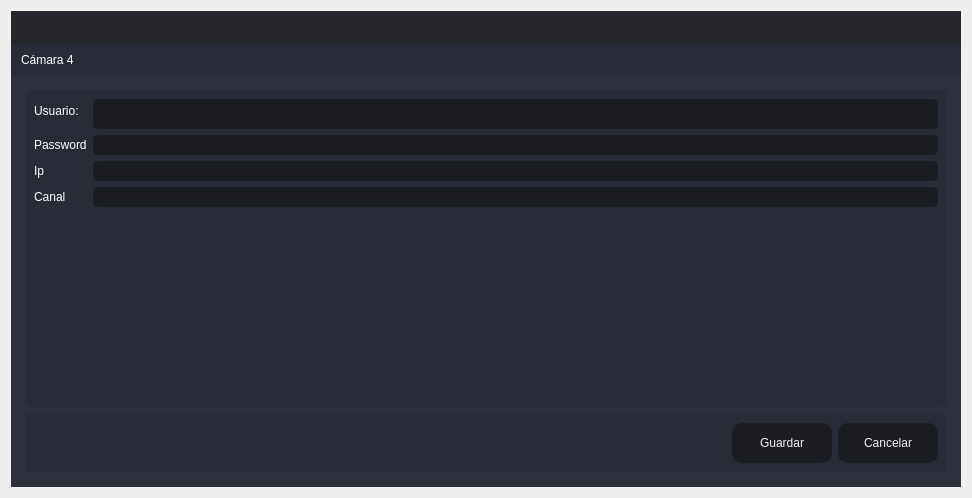
<?xml version="1.0" encoding="UTF-8"?>
<ui version="4.0">
 <class>Create_Aduana</class>
 <widget class="QDialog" name="Create_Aduana">
  <property name="windowModality">
   <enum>Qt::ApplicationModal</enum>
  </property>
  <property name="geometry">
   <rect>
    <x>0</x>
    <y>0</y>
    <width>972</width>
    <height>498</height>
   </rect>
  </property>
  <property name="windowTitle">
   <string>Actualizar</string>
  </property>
  <layout class="QVBoxLayout" name="verticalLayout_6">
   <item>
    <widget class="QFrame" name="frame_main">
     <property name="styleSheet">
      <string notr="true">/* LINE EDIT */
QLineEdit {
	background-color: rgb(27, 29, 35);
	border-radius: 5px;
	border: 2px solid rgb(27, 29, 35);
	padding-left: 10px;
}
QLineEdit:hover {
	border: 2px solid rgb(64, 71, 88);
}
QLineEdit:focus {
	border: 2px solid rgb(91, 101, 124);
}

/* SCROLL BARS */
QScrollBar:horizontal {
    border: none;
    background: rgb(52, 59, 72);
    height: 14px;
    margin: 0px 21px 0 21px;
	border-radius: 0px;
}
QScrollBar::handle:horizontal {
    background: rgb(85, 170, 255);
    min-width: 25px;
	border-radius: 7px
}
QScrollBar::add-line:horizontal {
    border: none;
    background: rgb(55, 63, 77);
    width: 20px;
	border-top-right-radius: 7px;
    border-bottom-right-radius: 7px;
    subcontrol-position: right;
    subcontrol-origin: margin;
}
QScrollBar::sub-line:horizontal {
    border: none;
    background: rgb(55, 63, 77);
    width: 20px;
	border-top-left-radius: 7px;
    border-bottom-left-radius: 7px;
    subcontrol-position: left;
    subcontrol-origin: margin;
}
QScrollBar::up-arrow:horizontal, QScrollBar::down-arrow:horizontal
{
     background: none;
}
QScrollBar::add-page:horizontal, QScrollBar::sub-page:horizontal
{
     background: none;
}
 QScrollBar:vertical {
	border: none;
    background: rgb(52, 59, 72);
    width: 14px;
    margin: 21px 0 21px 0;
	border-radius: 0px;
 }
 QScrollBar::handle:vertical {	
	background: rgb(85, 170, 255);
    min-height: 25px;
	border-radius: 7px
 }
 QScrollBar::add-line:vertical {
     border: none;
    background: rgb(55, 63, 77);
     height: 20px;
	border-bottom-left-radius: 7px;
    border-bottom-right-radius: 7px;
     subcontrol-position: bottom;
     subcontrol-origin: margin;
 }
 QScrollBar::sub-line:vertical {
	border: none;
    background: rgb(55, 63, 77);
     height: 20px;
	border-top-left-radius: 7px;
    border-top-right-radius: 7px;
     subcontrol-position: top;
     subcontrol-origin: margin;
 }
 QScrollBar::up-arrow:vertical, QScrollBar::down-arrow:vertical {
     background: none;
 }

 QScrollBar::add-page:vertical, QScrollBar::sub-page:vertical {
     background: none;
 }

/* CHECKBOX */
QCheckBox::indicator {
    border: 3px solid rgb(52, 59, 72);
	width: 15px;
	height: 15px;
	border-radius: 10px;
    background: rgb(44, 49, 60);
}
QCheckBox::indicator:hover {
    border: 3px solid rgb(58, 66, 81);
}
QCheckBox::indicator:checked {
    background: 3px solid rgb(52, 59, 72);
	border: 3px solid rgb(52, 59, 72);	
	background-image: url(:/16x16/icons/16x16/cil-check-alt.png);
}

/* RADIO BUTTON */
QRadioButton::indicator {
    border: 3px solid rgb(52, 59, 72);
	width: 15px;
	height: 15px;
	border-radius: 10px;
    background: rgb(44, 49, 60);
}
QRadioButton::indicator:hover {
    border: 3px solid rgb(58, 66, 81);
}
QRadioButton::indicator:checked {
    background: 3px solid rgb(94, 106, 130);
	border: 3px solid rgb(52, 59, 72);	
}

/* COMBOBOX */
QComboBox{
	background-color: rgb(27, 29, 35);
	border-radius: 5px;
	border: 2px solid rgb(27, 29, 35);
	padding: 5px;
	padding-left: 10px;
}
QComboBox:hover{
	border: 2px solid rgb(64, 71, 88);
}
QComboBox::drop-down {
	subcontrol-origin: padding;
	subcontrol-position: top right;
	width: 25px; 
	border-left-width: 3px;
	border-left-color: rgba(39, 44, 54, 150);
	border-left-style: solid;
	border-top-right-radius: 3px;
	border-bottom-right-radius: 3px;	
	background-image: url(:/16x16/icons/16x16/cil-arrow-bottom.png);
	background-position: center;
	background-repeat: no-reperat;
 }
QComboBox QAbstractItemView {
	color: rgb(85, 170, 255);	
	background-color: rgb(27, 29, 35);
	padding: 10px;
	selection-background-color: rgb(39, 44, 54);
}

/* SLIDERS */
QSlider::groove:horizontal {
    border-radius: 9px;
    height: 18px;
	margin: 0px;
	background-color: rgb(52, 59, 72);
}
QSlider::groove:horizontal:hover {
	background-color: rgb(55, 62, 76);
}
QSlider::handle:horizontal {
    background-color: rgb(85, 170, 255);
    border: none;
    height: 18px;
    width: 18px;
    margin: 0px;
	border-radius: 9px;
}
QSlider::handle:horizontal:hover {
    background-color: rgb(105, 180, 255);
}
QSlider::handle:horizontal:pressed {
    background-color: rgb(65, 130, 195);
}

QSlider::groove:vertical {
    border-radius: 9px;
    width: 18px;
    margin: 0px;
	background-color: rgb(52, 59, 72);
}
QSlider::groove:vertical:hover {
	background-color: rgb(55, 62, 76);
}
QSlider::handle:vertical {
    background-color: rgb(85, 170, 255);
	border: none;
    height: 18px;
    width: 18px;
    margin: 0px;
	border-radius: 9px;
}
QSlider::handle:vertical:hover {
    background-color: rgb(105, 180, 255);
}
QSlider::handle:vertical:pressed {
    background-color: rgb(65, 130, 195);
}

</string>
     </property>
     <property name="frameShape">
      <enum>QFrame::NoFrame</enum>
     </property>
     <property name="frameShadow">
      <enum>QFrame::Raised</enum>
     </property>
     <layout class="QVBoxLayout" name="verticalLayout">
      <property name="spacing">
       <number>0</number>
      </property>
      <property name="leftMargin">
       <number>0</number>
      </property>
      <property name="topMargin">
       <number>0</number>
      </property>
      <property name="rightMargin">
       <number>0</number>
      </property>
      <property name="bottomMargin">
       <number>0</number>
      </property>
      <item>
       <widget class="QFrame" name="frame_top">
        <property name="minimumSize">
         <size>
          <width>0</width>
          <height>65</height>
         </size>
        </property>
        <property name="maximumSize">
         <size>
          <width>16777215</width>
          <height>65</height>
         </size>
        </property>
        <property name="styleSheet">
         <string notr="true">background-color: transparent;</string>
        </property>
        <property name="frameShape">
         <enum>QFrame::NoFrame</enum>
        </property>
        <property name="frameShadow">
         <enum>QFrame::Raised</enum>
        </property>
        <layout class="QHBoxLayout" name="horizontalLayout_3">
         <property name="spacing">
          <number>0</number>
         </property>
         <property name="leftMargin">
          <number>0</number>
         </property>
         <property name="topMargin">
          <number>0</number>
         </property>
         <property name="rightMargin">
          <number>0</number>
         </property>
         <property name="bottomMargin">
          <number>0</number>
         </property>
         <item>
          <widget class="QFrame" name="frame_toggle">
           <property name="maximumSize">
            <size>
             <width>70</width>
             <height>16777215</height>
            </size>
           </property>
           <property name="styleSheet">
            <string notr="true">background-color: rgb(27, 29, 35);</string>
           </property>
           <property name="frameShape">
            <enum>QFrame::NoFrame</enum>
           </property>
           <property name="frameShadow">
            <enum>QFrame::Raised</enum>
           </property>
           <layout class="QVBoxLayout" name="verticalLayout_3">
            <property name="spacing">
             <number>0</number>
            </property>
            <property name="leftMargin">
             <number>0</number>
            </property>
            <property name="topMargin">
             <number>0</number>
            </property>
            <property name="rightMargin">
             <number>0</number>
            </property>
            <property name="bottomMargin">
             <number>0</number>
            </property>
           </layout>
          </widget>
         </item>
         <item>
          <widget class="QFrame" name="frame_top_right">
           <property name="styleSheet">
            <string notr="true">background: transparent;</string>
           </property>
           <property name="frameShape">
            <enum>QFrame::NoFrame</enum>
           </property>
           <property name="frameShadow">
            <enum>QFrame::Raised</enum>
           </property>
           <layout class="QVBoxLayout" name="verticalLayout_2">
            <property name="spacing">
             <number>0</number>
            </property>
            <property name="leftMargin">
             <number>0</number>
            </property>
            <property name="topMargin">
             <number>0</number>
            </property>
            <property name="rightMargin">
             <number>0</number>
            </property>
            <property name="bottomMargin">
             <number>0</number>
            </property>
            <item>
             <widget class="QFrame" name="frame_top_btns">
              <property name="maximumSize">
               <size>
                <width>16777215</width>
                <height>42</height>
               </size>
              </property>
              <property name="styleSheet">
               <string notr="true">background-color: rgba(27, 29, 35, 200)</string>
              </property>
              <property name="frameShape">
               <enum>QFrame::NoFrame</enum>
              </property>
              <property name="frameShadow">
               <enum>QFrame::Raised</enum>
              </property>
              <layout class="QHBoxLayout" name="horizontalLayout_4">
               <property name="spacing">
                <number>0</number>
               </property>
               <property name="leftMargin">
                <number>0</number>
               </property>
               <property name="topMargin">
                <number>0</number>
               </property>
               <property name="rightMargin">
                <number>0</number>
               </property>
               <property name="bottomMargin">
                <number>0</number>
               </property>
               <item>
                <widget class="QFrame" name="frame_label_top_btns">
                 <property name="sizePolicy">
                  <sizepolicy hsizetype="Expanding" vsizetype="Preferred">
                   <horstretch>0</horstretch>
                   <verstretch>0</verstretch>
                  </sizepolicy>
                 </property>
                 <property name="frameShape">
                  <enum>QFrame::NoFrame</enum>
                 </property>
                 <property name="frameShadow">
                  <enum>QFrame::Raised</enum>
                 </property>
                 <layout class="QHBoxLayout" name="horizontalLayout_10">
                  <property name="spacing">
                   <number>0</number>
                  </property>
                  <property name="leftMargin">
                   <number>5</number>
                  </property>
                  <property name="topMargin">
                   <number>0</number>
                  </property>
                  <property name="rightMargin">
                   <number>10</number>
                  </property>
                  <property name="bottomMargin">
                   <number>0</number>
                  </property>
                 </layout>
                </widget>
               </item>
               <item alignment="Qt::AlignRight">
                <widget class="QFrame" name="frame_btns_right">
                 <property name="sizePolicy">
                  <sizepolicy hsizetype="Expanding" vsizetype="Preferred">
                   <horstretch>0</horstretch>
                   <verstretch>0</verstretch>
                  </sizepolicy>
                 </property>
                 <property name="maximumSize">
                  <size>
                   <width>120</width>
                   <height>16777215</height>
                  </size>
                 </property>
                 <property name="frameShape">
                  <enum>QFrame::NoFrame</enum>
                 </property>
                 <property name="frameShadow">
                  <enum>QFrame::Raised</enum>
                 </property>
                 <layout class="QHBoxLayout" name="horizontalLayout_5">
                  <property name="spacing">
                   <number>0</number>
                  </property>
                  <property name="leftMargin">
                   <number>0</number>
                  </property>
                  <property name="topMargin">
                   <number>0</number>
                  </property>
                  <property name="rightMargin">
                   <number>0</number>
                  </property>
                  <property name="bottomMargin">
                   <number>0</number>
                  </property>
                 </layout>
                </widget>
               </item>
              </layout>
             </widget>
            </item>
            <item>
             <widget class="QFrame" name="frame_top_info">
              <property name="maximumSize">
               <size>
                <width>16777215</width>
                <height>65</height>
               </size>
              </property>
              <property name="styleSheet">
               <string notr="true">background-color: rgb(39, 44, 54);</string>
              </property>
              <property name="frameShape">
               <enum>QFrame::NoFrame</enum>
              </property>
              <property name="frameShadow">
               <enum>QFrame::Raised</enum>
              </property>
              <layout class="QHBoxLayout" name="horizontalLayout_8">
               <property name="spacing">
                <number>0</number>
               </property>
               <property name="leftMargin">
                <number>10</number>
               </property>
               <property name="topMargin">
                <number>0</number>
               </property>
               <property name="rightMargin">
                <number>10</number>
               </property>
               <property name="bottomMargin">
                <number>0</number>
               </property>
               <item>
                <widget class="QLabel" name="label">
                 <property name="styleSheet">
                  <string notr="true">font: 75 16pt &quot;MS Shell Dlg 2&quot;;
image: url(:/80x80/icons/80x80/ct-camaras.png);
color: rgb(255, 255, 255);</string>
                 </property>
                 <property name="text">
                  <string>Cámara 4</string>
                 </property>
                </widget>
               </item>
              </layout>
             </widget>
            </item>
           </layout>
          </widget>
         </item>
        </layout>
       </widget>
      </item>
      <item>
       <widget class="QFrame" name="frame_center">
        <property name="sizePolicy">
         <sizepolicy hsizetype="Expanding" vsizetype="Expanding">
          <horstretch>0</horstretch>
          <verstretch>0</verstretch>
         </sizepolicy>
        </property>
        <property name="styleSheet">
         <string notr="true">background-color: rgb(40, 44, 52);</string>
        </property>
        <property name="frameShape">
         <enum>QFrame::NoFrame</enum>
        </property>
        <property name="frameShadow">
         <enum>QFrame::Raised</enum>
        </property>
        <layout class="QHBoxLayout" name="horizontalLayout_2">
         <property name="spacing">
          <number>0</number>
         </property>
         <property name="leftMargin">
          <number>0</number>
         </property>
         <property name="topMargin">
          <number>0</number>
         </property>
         <property name="rightMargin">
          <number>0</number>
         </property>
         <property name="bottomMargin">
          <number>0</number>
         </property>
         <item>
          <widget class="QFrame" name="frame_content_right">
           <property name="styleSheet">
            <string notr="true">background-color: rgb(44, 49, 60);</string>
           </property>
           <property name="frameShape">
            <enum>QFrame::NoFrame</enum>
           </property>
           <property name="frameShadow">
            <enum>QFrame::Raised</enum>
           </property>
           <layout class="QVBoxLayout" name="verticalLayout_4">
            <property name="spacing">
             <number>0</number>
            </property>
            <property name="leftMargin">
             <number>0</number>
            </property>
            <property name="topMargin">
             <number>0</number>
            </property>
            <property name="rightMargin">
             <number>0</number>
            </property>
            <property name="bottomMargin">
             <number>0</number>
            </property>
            <item>
             <widget class="QFrame" name="frame_content">
              <property name="frameShape">
               <enum>QFrame::NoFrame</enum>
              </property>
              <property name="frameShadow">
               <enum>QFrame::Raised</enum>
              </property>
              <layout class="QVBoxLayout" name="verticalLayout_9">
               <property name="spacing">
                <number>0</number>
               </property>
               <property name="leftMargin">
                <number>5</number>
               </property>
               <property name="topMargin">
                <number>5</number>
               </property>
               <property name="rightMargin">
                <number>5</number>
               </property>
               <property name="bottomMargin">
                <number>5</number>
               </property>
               <item>
                <widget class="QStackedWidget" name="stackedWidget">
                 <property name="styleSheet">
                  <string notr="true">background: transparent;</string>
                 </property>
                 <property name="currentIndex">
                  <number>0</number>
                 </property>
                 <widget class="QWidget" name="page_home">
                  <layout class="QVBoxLayout" name="verticalLayout_10">
                   <item>
                    <widget class="QFrame" name="frame">
                     <property name="styleSheet">
                      <string notr="true">background-color: rgb(39, 44, 54);
border-radius: 5px;</string>
                     </property>
                     <property name="frameShape">
                      <enum>QFrame::StyledPanel</enum>
                     </property>
                     <property name="frameShadow">
                      <enum>QFrame::Raised</enum>
                     </property>
                     <layout class="QVBoxLayout" name="verticalLayout_5">
                      <item>
                       <layout class="QFormLayout" name="formLayout_2">
                        <item row="0" column="0">
                         <widget class="QLabel" name="label_2">
                          <property name="styleSheet">
                           <string notr="true">font: 75 12pt &quot;MS Shell Dlg 2&quot;;
color: rgb(255, 255, 255);</string>
                          </property>
                          <property name="text">
                           <string>Usuario: </string>
                          </property>
                         </widget>
                        </item>
                        <item row="0" column="1">
                         <widget class="QLineEdit" name="lineUpdateUsuario">
                          <property name="minimumSize">
                           <size>
                            <width>0</width>
                            <height>30</height>
                           </size>
                          </property>
                          <property name="styleSheet">
                           <string notr="true">QLineEdit {
	background-color: rgb(27, 29, 35);
	border-radius: 5px;
	border: 2px solid rgb(27, 29, 35);
	padding-left: 10px;
	font: 75 12pt &quot;MS Shell Dlg 2&quot;;
	color: rgb(255, 255, 255);
}
QLineEdit:hover {
	border: 2px solid rgb(64, 71, 88);
}
QLineEdit:focus {
	border: 2px solid rgb(91, 101, 124);
}</string>
                          </property>
                         </widget>
                        </item>
                        <item row="1" column="0">
                         <widget class="QLabel" name="label_3">
                          <property name="styleSheet">
                           <string notr="true">font: 75 12pt &quot;MS Shell Dlg 2&quot;;
color: rgb(255, 255, 255);</string>
                          </property>
                          <property name="text">
                           <string>Password</string>
                          </property>
                         </widget>
                        </item>
                        <item row="1" column="1">
                         <widget class="QLineEdit" name="lineUpdatePassword">
                          <property name="styleSheet">
                           <string notr="true">QLineEdit {
	background-color: rgb(27, 29, 35);
	border-radius: 5px;
	border: 2px solid rgb(27, 29, 35);
	padding-left: 10px;
	font: 75 12pt &quot;MS Shell Dlg 2&quot;;
	color: rgb(255, 255, 255);
}
QLineEdit:hover {
	border: 2px solid rgb(64, 71, 88);
}
QLineEdit:focus {
	border: 2px solid rgb(91, 101, 124);
}</string>
                          </property>
                          <property name="echoMode">
                           <enum>QLineEdit::PasswordEchoOnEdit</enum>
                          </property>
                         </widget>
                        </item>
                        <item row="2" column="0">
                         <widget class="QLabel" name="label_4">
                          <property name="styleSheet">
                           <string notr="true">font: 75 12pt &quot;MS Shell Dlg 2&quot;;
color: rgb(255, 255, 255);</string>
                          </property>
                          <property name="text">
                           <string>Ip</string>
                          </property>
                         </widget>
                        </item>
                        <item row="2" column="1">
                         <widget class="QLineEdit" name="lineUpdateIp">
                          <property name="styleSheet">
                           <string notr="true">QLineEdit {
	background-color: rgb(27, 29, 35);
	border-radius: 5px;
	border: 2px solid rgb(27, 29, 35);
	padding-left: 10px;
	font: 75 12pt &quot;MS Shell Dlg 2&quot;;
	color: rgb(255, 255, 255);
}
QLineEdit:hover {
	border: 2px solid rgb(64, 71, 88);
}
QLineEdit:focus {
	border: 2px solid rgb(91, 101, 124);
}</string>
                          </property>
                         </widget>
                        </item>
                        <item row="3" column="0">
                         <widget class="QLabel" name="label_5">
                          <property name="styleSheet">
                           <string notr="true">font: 75 12pt &quot;MS Shell Dlg 2&quot;;
color: rgb(255, 255, 255);</string>
                          </property>
                          <property name="text">
                           <string>Canal</string>
                          </property>
                         </widget>
                        </item>
                        <item row="3" column="1">
                         <widget class="QLineEdit" name="lineUpdateCanal">
                          <property name="styleSheet">
                           <string notr="true">QLineEdit {
	background-color: rgb(27, 29, 35);
	border-radius: 5px;
	border: 2px solid rgb(27, 29, 35);
	padding-left: 10px;
	font: 75 12pt &quot;MS Shell Dlg 2&quot;;
	color: rgb(255, 255, 255);
}
QLineEdit:hover {
	border: 2px solid rgb(64, 71, 88);
}
QLineEdit:focus {
	border: 2px solid rgb(91, 101, 124);
}</string>
                          </property>
                         </widget>
                        </item>
                       </layout>
                      </item>
                     </layout>
                    </widget>
                   </item>
                   <item>
                    <widget class="QFrame" name="frame_2">
                     <property name="minimumSize">
                      <size>
                       <width>0</width>
                       <height>60</height>
                      </size>
                     </property>
                     <property name="maximumSize">
                      <size>
                       <width>16777215</width>
                       <height>60</height>
                      </size>
                     </property>
                     <property name="styleSheet">
                      <string notr="true">background-color: rgb(39, 44, 54);
border-radius: 5px;</string>
                     </property>
                     <property name="frameShape">
                      <enum>QFrame::StyledPanel</enum>
                     </property>
                     <property name="frameShadow">
                      <enum>QFrame::Raised</enum>
                     </property>
                     <layout class="QHBoxLayout" name="horizontalLayout_9">
                      <item>
                       <layout class="QGridLayout" name="gridLayout">
                        <item row="0" column="0">
                         <spacer name="horizontalSpacer">
                          <property name="orientation">
                           <enum>Qt::Horizontal</enum>
                          </property>
                          <property name="sizeHint" stdset="0">
                           <size>
                            <width>40</width>
                            <height>20</height>
                           </size>
                          </property>
                         </spacer>
                        </item>
                        <item row="0" column="1">
                         <widget class="QPushButton" name="btnUpdateCompany">
                          <property name="minimumSize">
                           <size>
                            <width>100</width>
                            <height>40</height>
                           </size>
                          </property>
                          <property name="styleSheet">
                           <string notr="true">QPushButton {
	border-color: rgb(27, 29, 35);
	font: 75 10pt &quot;MS Shell Dlg 2&quot;;
	color: rgb(240, 240, 240);
	background-color: rgb(27, 29, 35);
	border: 0px solid;
	border-radius: 10px;	
}
QPushButton:hover {
	background-color:rgb(44, 49, 60);
	border-color: rgb(27, 29, 35);
	border: 2px solid;
}</string>
                          </property>
                          <property name="text">
                           <string>Guardar</string>
                          </property>
                         </widget>
                        </item>
                        <item row="0" column="2">
                         <widget class="QPushButton" name="btnCancelCompany">
                          <property name="minimumSize">
                           <size>
                            <width>100</width>
                            <height>40</height>
                           </size>
                          </property>
                          <property name="styleSheet">
                           <string notr="true">QPushButton {
	border-color: rgb(27, 29, 35);
	font: 75 10pt &quot;MS Shell Dlg 2&quot;;
	color: rgb(240, 240, 240);
	background-color: rgb(27, 29, 35);
	border: 0px solid;
	border-radius: 10px;	
}
QPushButton:hover {
	background-color:rgb(44, 49, 60);
	border-color: rgb(27, 29, 35);
	border: 2px solid;
}</string>
                          </property>
                          <property name="text">
                           <string>Cancelar</string>
                          </property>
                         </widget>
                        </item>
                       </layout>
                      </item>
                     </layout>
                    </widget>
                   </item>
                  </layout>
                 </widget>
                </widget>
               </item>
              </layout>
             </widget>
            </item>
           </layout>
          </widget>
         </item>
        </layout>
       </widget>
      </item>
     </layout>
    </widget>
   </item>
  </layout>
 </widget>
 <resources>
  <include location="files.qrc"/>
 </resources>
 <connections/>
</ui>
